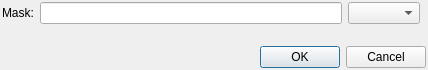
<?xml version="1.0" encoding="UTF-8"?>
<ui version="4.0">
 <class>MaskDialog</class>
 <widget class="QWidget" name="MaskDialog">
  <property name="geometry">
   <rect>
    <x>0</x>
    <y>0</y>
    <width>428</width>
    <height>70</height>
   </rect>
  </property>
  <property name="sizePolicy">
   <sizepolicy hsizetype="Preferred" vsizetype="Preferred">
    <horstretch>0</horstretch>
    <verstretch>0</verstretch>
   </sizepolicy>
  </property>
  <property name="windowTitle">
   <string>Select by Mask</string>
  </property>
  <layout class="QGridLayout" name="gridLayout">
   <property name="margin">
    <number>2</number>
   </property>
   <item row="0" column="0">
    <widget class="QLabel" name="label">
     <property name="sizePolicy">
      <sizepolicy hsizetype="Maximum" vsizetype="Preferred">
       <horstretch>0</horstretch>
       <verstretch>0</verstretch>
      </sizepolicy>
     </property>
     <property name="text">
      <string>Mask:</string>
     </property>
    </widget>
   </item>
   <item row="3" column="0" colspan="5">
    <widget class="QDialogButtonBox" name="buttonBox">
     <property name="standardButtons">
      <set>QDialogButtonBox::Cancel|QDialogButtonBox::Ok</set>
     </property>
    </widget>
   </item>
   <item row="2" column="0">
    <spacer name="verticalSpacer">
     <property name="orientation">
      <enum>Qt::Vertical</enum>
     </property>
     <property name="sizeHint" stdset="0">
      <size>
       <width>20</width>
       <height>40</height>
      </size>
     </property>
    </spacer>
   </item>
   <item row="0" column="2" colspan="2">
    <widget class="QComboBox" name="typeCB"/>
   </item>
   <item row="0" column="1">
    <widget class="QLineEdit" name="maskLE"/>
   </item>
  </layout>
 </widget>
 <resources/>
 <connections/>
</ui>
